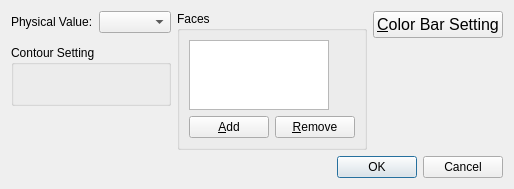
<?xml version="1.0" encoding="UTF-8"?>
<ui version="4.0">
 <class>Post3dWindowContourGroupSettingDialog</class>
 <widget class="QDialog" name="Post3dWindowContourGroupSettingDialog">
  <property name="geometry">
   <rect>
    <x>0</x>
    <y>0</y>
    <width>509</width>
    <height>189</height>
   </rect>
  </property>
  <property name="windowTitle">
   <string>Contour Setting</string>
  </property>
  <layout class="QVBoxLayout" name="verticalLayout_6">
   <item>
    <layout class="QHBoxLayout" name="horizontalLayout_5">
     <item>
      <layout class="QVBoxLayout" name="verticalLayout_3">
       <item>
        <layout class="QHBoxLayout" name="horizontalLayout_3">
         <item>
          <widget class="QLabel" name="physicalValueLabel">
           <property name="text">
            <string>Physical Value:</string>
           </property>
          </widget>
         </item>
         <item>
          <widget class="QComboBox" name="physicalValueComboBox"/>
         </item>
         <item>
          <spacer name="horizontalSpacer">
           <property name="orientation">
            <enum>Qt::Horizontal</enum>
           </property>
           <property name="sizeHint" stdset="0">
            <size>
             <width>40</width>
             <height>20</height>
            </size>
           </property>
          </spacer>
         </item>
        </layout>
       </item>
       <item>
        <widget class="LookupTableEditWidget" name="colormapWidget" native="true"/>
       </item>
       <item>
        <widget class="QGroupBox" name="groupBox_2">
         <property name="title">
          <string>Contour Setting</string>
         </property>
         <layout class="QHBoxLayout" name="horizontalLayout_4">
          <item>
           <widget class="ContourSettingWidget" name="contourWidget" native="true"/>
          </item>
          <item>
           <spacer name="horizontalSpacer_2">
            <property name="orientation">
             <enum>Qt::Horizontal</enum>
            </property>
            <property name="sizeHint" stdset="0">
             <size>
              <width>61</width>
              <height>20</height>
             </size>
            </property>
           </spacer>
          </item>
         </layout>
        </widget>
       </item>
       <item>
        <spacer name="verticalSpacer_2">
         <property name="orientation">
          <enum>Qt::Vertical</enum>
         </property>
         <property name="sizeHint" stdset="0">
          <size>
           <width>20</width>
           <height>40</height>
          </size>
         </property>
        </spacer>
       </item>
      </layout>
     </item>
     <item>
      <widget class="QGroupBox" name="groupBox">
       <property name="title">
        <string>Faces</string>
       </property>
       <layout class="QVBoxLayout" name="verticalLayout_5">
        <item>
         <layout class="QVBoxLayout" name="verticalLayout_2">
          <item>
           <layout class="QHBoxLayout" name="horizontalLayout_2" stretch="0,1">
            <item>
             <widget class="QListWidget" name="faceListWidget">
              <property name="sizePolicy">
               <sizepolicy hsizetype="Expanding" vsizetype="Expanding">
                <horstretch>0</horstretch>
                <verstretch>0</verstretch>
               </sizepolicy>
              </property>
             </widget>
            </item>
            <item>
             <layout class="QVBoxLayout" name="verticalLayout">
              <item>
               <widget class="Post3dWindowFaceSettingWidget" name="faceSettingWidget" native="true"/>
              </item>
              <item>
               <spacer name="verticalSpacer_3">
                <property name="orientation">
                 <enum>Qt::Vertical</enum>
                </property>
                <property name="sizeHint" stdset="0">
                 <size>
                  <width>20</width>
                  <height>40</height>
                 </size>
                </property>
               </spacer>
              </item>
             </layout>
            </item>
           </layout>
          </item>
          <item>
           <layout class="QHBoxLayout" name="horizontalLayout">
            <item>
             <widget class="QPushButton" name="faceAddButton">
              <property name="text">
               <string>&amp;Add</string>
              </property>
             </widget>
            </item>
            <item>
             <widget class="QPushButton" name="faceRemoveButton">
              <property name="text">
               <string>&amp;Remove</string>
              </property>
             </widget>
            </item>
            <item>
             <spacer name="horizontalSpacer_3">
              <property name="orientation">
               <enum>Qt::Horizontal</enum>
              </property>
              <property name="sizeHint" stdset="0">
               <size>
                <width>40</width>
                <height>20</height>
               </size>
              </property>
             </spacer>
            </item>
           </layout>
          </item>
         </layout>
        </item>
       </layout>
      </widget>
     </item>
     <item>
      <layout class="QVBoxLayout" name="verticalLayout_4">
       <item>
        <widget class="QPushButton" name="colorbarSettingButton">
         <property name="font">
          <font>
           <pointsize>12</pointsize>
          </font>
         </property>
         <property name="text">
          <string>&amp;Color Bar Setting</string>
         </property>
        </widget>
       </item>
       <item>
        <spacer name="verticalSpacer">
         <property name="orientation">
          <enum>Qt::Vertical</enum>
         </property>
         <property name="sizeHint" stdset="0">
          <size>
           <width>20</width>
           <height>40</height>
          </size>
         </property>
        </spacer>
       </item>
      </layout>
     </item>
    </layout>
   </item>
   <item>
    <widget class="QDialogButtonBox" name="buttonBox">
     <property name="orientation">
      <enum>Qt::Horizontal</enum>
     </property>
     <property name="standardButtons">
      <set>QDialogButtonBox::Cancel|QDialogButtonBox::Ok</set>
     </property>
    </widget>
   </item>
  </layout>
 </widget>
 <customwidgets>
  <customwidget>
   <class>ContourSettingWidget</class>
   <extends>QWidget</extends>
   <header>guibase/widget/contoursettingwidget.h</header>
   <container>1</container>
   <slots>
    <signal>contourChanged()</signal>
   </slots>
  </customwidget>
  <customwidget>
   <class>LookupTableEditWidget</class>
   <extends>QWidget</extends>
   <header>guicore/scalarstocolors/lookuptableeditwidget.h</header>
   <container>1</container>
  </customwidget>
  <customwidget>
   <class>Post3dWindowFaceSettingWidget</class>
   <extends>QWidget</extends>
   <header>datamodel/post3dwindowfacesettingwidget.h</header>
   <container>1</container>
  </customwidget>
 </customwidgets>
 <resources/>
 <connections>
  <connection>
   <sender>buttonBox</sender>
   <signal>accepted()</signal>
   <receiver>Post3dWindowContourGroupSettingDialog</receiver>
   <slot>accept()</slot>
   <hints>
    <hint type="sourcelabel">
     <x>248</x>
     <y>254</y>
    </hint>
    <hint type="destinationlabel">
     <x>157</x>
     <y>274</y>
    </hint>
   </hints>
  </connection>
  <connection>
   <sender>buttonBox</sender>
   <signal>rejected()</signal>
   <receiver>Post3dWindowContourGroupSettingDialog</receiver>
   <slot>reject()</slot>
   <hints>
    <hint type="sourcelabel">
     <x>316</x>
     <y>260</y>
    </hint>
    <hint type="destinationlabel">
     <x>286</x>
     <y>274</y>
    </hint>
   </hints>
  </connection>
 </connections>
</ui>
